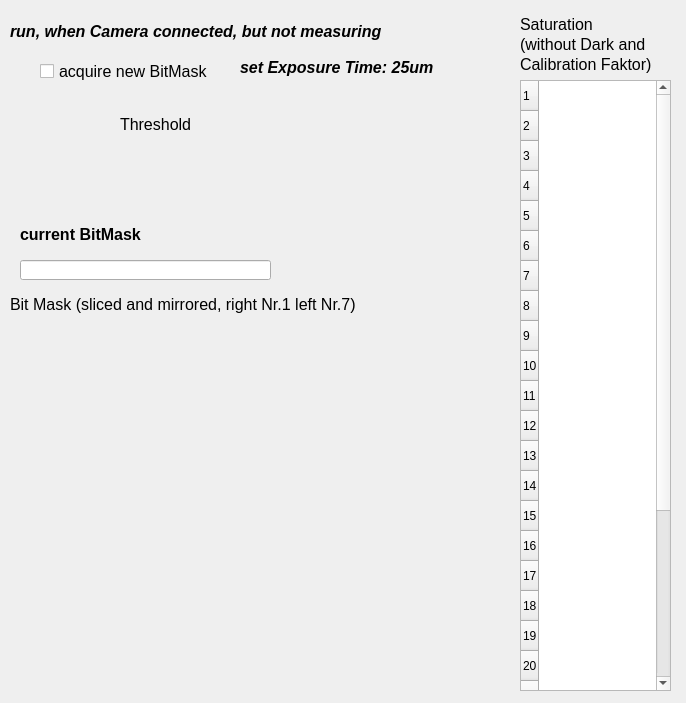
<?xml version="1.0" encoding="UTF-8"?>
<ui version="4.0">
 <class>Dialog</class>
 <widget class="QDialog" name="Dialog">
  <property name="geometry">
   <rect>
    <x>0</x>
    <y>0</y>
    <width>686</width>
    <height>703</height>
   </rect>
  </property>
  <property name="windowTitle">
   <string>Dialog</string>
  </property>
  <widget class="caLabel" name="calabel_11">
   <property name="geometry">
    <rect>
     <x>240</x>
     <y>57</y>
     <width>241</width>
     <height>21</height>
    </rect>
   </property>
   <property name="font">
    <font>
     <pointsize>12</pointsize>
     <weight>75</weight>
     <italic>true</italic>
     <bold>true</bold>
    </font>
   </property>
   <property name="mouseTracking">
    <bool>false</bool>
   </property>
   <property name="text">
    <string>set Exposure Time: 25um</string>
   </property>
   <property name="alignment">
    <set>Qt::AlignLeading|Qt::AlignLeft|Qt::AlignVCenter</set>
   </property>
   <property name="fontScaleMode">
    <enum>ESimpleLabel::None</enum>
   </property>
  </widget>
  <widget class="caNumeric" name="canumeric">
   <property name="geometry">
    <rect>
     <x>10</x>
     <y>100</y>
     <width>100</width>
     <height>50</height>
    </rect>
   </property>
   <property name="channel" stdset="0">
    <string notr="true">ARIDI-BLM01:BitMask-TH</string>
   </property>
  </widget>
  <widget class="caLabel" name="calabel_9">
   <property name="geometry">
    <rect>
     <x>10</x>
     <y>290</y>
     <width>431</width>
     <height>28</height>
    </rect>
   </property>
   <property name="font">
    <font>
     <pointsize>12</pointsize>
    </font>
   </property>
   <property name="text">
    <string>Bit Mask (sliced and mirrored, right Nr.1 left Nr.7)</string>
   </property>
   <property name="alignment">
    <set>Qt::AlignLeading|Qt::AlignLeft|Qt::AlignVCenter</set>
   </property>
   <property name="fontScaleMode">
    <enum>ESimpleLabel::None</enum>
   </property>
  </widget>
  <widget class="caLabel" name="calabel_10">
   <property name="geometry">
    <rect>
     <x>120</x>
     <y>110</y>
     <width>81</width>
     <height>28</height>
    </rect>
   </property>
   <property name="font">
    <font>
     <pointsize>12</pointsize>
    </font>
   </property>
   <property name="text">
    <string>Threshold </string>
   </property>
   <property name="alignment">
    <set>Qt::AlignLeading|Qt::AlignLeft|Qt::AlignVCenter</set>
   </property>
   <property name="fontScaleMode">
    <enum>ESimpleLabel::None</enum>
   </property>
  </widget>
  <widget class="caToggleButton" name="catogglebutton_8">
   <property name="geometry">
    <rect>
     <x>40</x>
     <y>60</y>
     <width>201</width>
     <height>22</height>
    </rect>
   </property>
   <property name="font">
    <font>
     <pointsize>12</pointsize>
    </font>
   </property>
   <property name="text">
    <string>acquire new BitMask</string>
   </property>
   <property name="channel" stdset="0">
    <string notr="true">ARIDI-BLM01:CAM-acqBitMask</string>
   </property>
   <property name="fontScaleMode" stdset="0">
    <enum>caToggleButton::None</enum>
   </property>
  </widget>
  <widget class="caCamera" name="cacamera">
   <property name="geometry">
    <rect>
     <x>10</x>
     <y>330</y>
     <width>531</width>
     <height>301</height>
    </rect>
   </property>
   <property name="channelData" stdset="0">
    <string notr="true">ARIDI-BLM01:BitMask</string>
   </property>
   <property name="channelWidth" stdset="0">
    <string notr="true">ARIDI-BLM01:CAM-IMAGEx</string>
   </property>
   <property name="channelHeight" stdset="0">
    <string notr="true">ARIDI-BLM01:CAM-IMAGEy</string>
   </property>
   <property name="minLevel">
    <string notr="true">0</string>
   </property>
  </widget>
  <widget class="caLabel" name="calabel_12">
   <property name="geometry">
    <rect>
     <x>10</x>
     <y>17</y>
     <width>491</width>
     <height>28</height>
    </rect>
   </property>
   <property name="font">
    <font>
     <pointsize>12</pointsize>
     <weight>75</weight>
     <italic>true</italic>
     <bold>true</bold>
    </font>
   </property>
   <property name="text">
    <string>run, when Camera connected, but not measuring</string>
   </property>
   <property name="alignment">
    <set>Qt::AlignLeading|Qt::AlignLeft|Qt::AlignVCenter</set>
   </property>
   <property name="fontScaleMode">
    <enum>ESimpleLabel::None</enum>
   </property>
  </widget>
  <widget class="caTable" name="catable">
   <property name="enabled">
    <bool>true</bool>
   </property>
   <property name="geometry">
    <rect>
     <x>520</x>
     <y>80</y>
     <width>151</width>
     <height>611</height>
    </rect>
   </property>
   <property name="rowCount">
    <number>28</number>
   </property>
   <property name="columnCount">
    <number>0</number>
   </property>
   <property name="channels" stdset="0">
    <string>ARIDI-BLM01:SatA1;ARIDI-BLM01:SatA2;ARIDI-BLM01:SatA3;ARIDI-BLM01:SatA4;ARIDI-BLM01:SatA5;ARIDI-BLM01:SatA6;ARIDI-BLM01:SatA7;ARIDI-BLM01:SatA8;ARIDI-BLM01:SatA9;ARIDI-BLM01:SatA10;ARIDI-BLM01:SatA11;ARIDI-BLM01:SatA12;ARIDI-BLM01:SatA13;ARIDI-BLM01:SatA14;ARIDI-BLM01:SatA15;ARIDI-BLM01:SatA16;ARIDI-BLM01:SatA17;ARIDI-BLM01:SatA18;ARIDI-BLM01:SatA19;ARIDI-BLM01:SatA20;ARIDI-BLM01:SatA21;ARIDI-BLM01:SatA22;ARIDI-BLM01:SatA23;ARIDI-BLM01:SatA24;ARIDI-BLM01:SatA25;ARIDI-BLM01:SatA26;ARIDI-BLM01:SatA27;ARIDI-BLM01:SatA28</string>
   </property>
   <property name="columnSizes">
    <string notr="true">0</string>
   </property>
   <attribute name="horizontalHeaderCascadingSectionResizes">
    <bool>true</bool>
   </attribute>
   <attribute name="horizontalHeaderDefaultSectionSize">
    <number>100</number>
   </attribute>
   <attribute name="horizontalHeaderStretchLastSection">
    <bool>true</bool>
   </attribute>
   <attribute name="verticalHeaderVisible">
    <bool>true</bool>
   </attribute>
   <row/>
   <row/>
   <row/>
   <row/>
   <row/>
   <row/>
   <row/>
   <row/>
   <row/>
   <row/>
   <row/>
   <row/>
   <row/>
   <row/>
   <row/>
   <row/>
   <row/>
   <row/>
   <row/>
   <row/>
   <row/>
   <row/>
   <row/>
   <row/>
   <row/>
   <row/>
   <row/>
   <row/>
  </widget>
  <widget class="caLineEdit" name="calineedit_5">
   <property name="geometry">
    <rect>
     <x>20</x>
     <y>260</y>
     <width>251</width>
     <height>20</height>
    </rect>
   </property>
   <property name="readOnly">
    <bool>true</bool>
   </property>
   <property name="channel" stdset="0">
    <string notr="true">ARIDI-BLM01:BitMask-Time</string>
   </property>
  </widget>
  <widget class="caLabel" name="calabel_3">
   <property name="geometry">
    <rect>
     <x>20</x>
     <y>220</y>
     <width>251</width>
     <height>28</height>
    </rect>
   </property>
   <property name="font">
    <font>
     <pointsize>12</pointsize>
     <weight>75</weight>
     <bold>true</bold>
    </font>
   </property>
   <property name="text">
    <string>current BitMask</string>
   </property>
   <property name="alignment">
    <set>Qt::AlignLeading|Qt::AlignLeft|Qt::AlignVCenter</set>
   </property>
   <property name="fontScaleMode">
    <enum>ESimpleLabel::None</enum>
   </property>
  </widget>
  <widget class="caLabel" name="calabel_13">
   <property name="geometry">
    <rect>
     <x>520</x>
     <y>10</y>
     <width>451</width>
     <height>28</height>
    </rect>
   </property>
   <property name="font">
    <font>
     <pointsize>12</pointsize>
    </font>
   </property>
   <property name="layoutDirection">
    <enum>Qt::LeftToRight</enum>
   </property>
   <property name="text">
    <string>Saturation </string>
   </property>
   <property name="alignment">
    <set>Qt::AlignLeading|Qt::AlignLeft|Qt::AlignVCenter</set>
   </property>
   <property name="fontScaleMode">
    <enum>ESimpleLabel::None</enum>
   </property>
  </widget>
  <widget class="caLabel" name="calabel_14">
   <property name="geometry">
    <rect>
     <x>520</x>
     <y>30</y>
     <width>161</width>
     <height>28</height>
    </rect>
   </property>
   <property name="font">
    <font>
     <pointsize>12</pointsize>
    </font>
   </property>
   <property name="layoutDirection">
    <enum>Qt::LeftToRight</enum>
   </property>
   <property name="text">
    <string>(without Dark and </string>
   </property>
   <property name="alignment">
    <set>Qt::AlignLeading|Qt::AlignLeft|Qt::AlignVCenter</set>
   </property>
   <property name="fontScaleMode">
    <enum>ESimpleLabel::None</enum>
   </property>
  </widget>
  <widget class="caLabel" name="calabel_15">
   <property name="geometry">
    <rect>
     <x>520</x>
     <y>50</y>
     <width>161</width>
     <height>28</height>
    </rect>
   </property>
   <property name="font">
    <font>
     <pointsize>12</pointsize>
    </font>
   </property>
   <property name="layoutDirection">
    <enum>Qt::LeftToRight</enum>
   </property>
   <property name="text">
    <string>Calibration Faktor)</string>
   </property>
   <property name="alignment">
    <set>Qt::AlignLeading|Qt::AlignLeft|Qt::AlignVCenter</set>
   </property>
   <property name="fontScaleMode">
    <enum>ESimpleLabel::None</enum>
   </property>
  </widget>
  <widget class="caLed" name="caled_3">
   <property name="geometry">
    <rect>
     <x>10</x>
     <y>57</y>
     <width>30</width>
     <height>30</height>
    </rect>
   </property>
   <property name="channel" stdset="0">
    <string notr="true">ARIDI-BLM01:CAM-acqBitMask</string>
   </property>
  </widget>
 </widget>
 <customwidgets>
  <customwidget>
   <class>caNumeric</class>
   <extends>QFrame</extends>
   <header>caNumeric</header>
  </customwidget>
  <customwidget>
   <class>caToggleButton</class>
   <extends>QCheckBox</extends>
   <header>caToggleButton</header>
  </customwidget>
  <customwidget>
   <class>caLabel</class>
   <extends>QLabel</extends>
   <header>caLabel</header>
  </customwidget>
  <customwidget>
   <class>caLed</class>
   <extends>QWidget</extends>
   <header>caLed</header>
  </customwidget>
  <customwidget>
   <class>caLineEdit</class>
   <extends>QLineEdit</extends>
   <header>caLineEdit</header>
  </customwidget>
  <customwidget>
   <class>caTable</class>
   <extends>QTableWidget</extends>
   <header>caTable</header>
  </customwidget>
  <customwidget>
   <class>caCamera</class>
   <extends>QWidget</extends>
   <header>caCamera</header>
  </customwidget>
 </customwidgets>
 <resources/>
 <connections/>
</ui>
